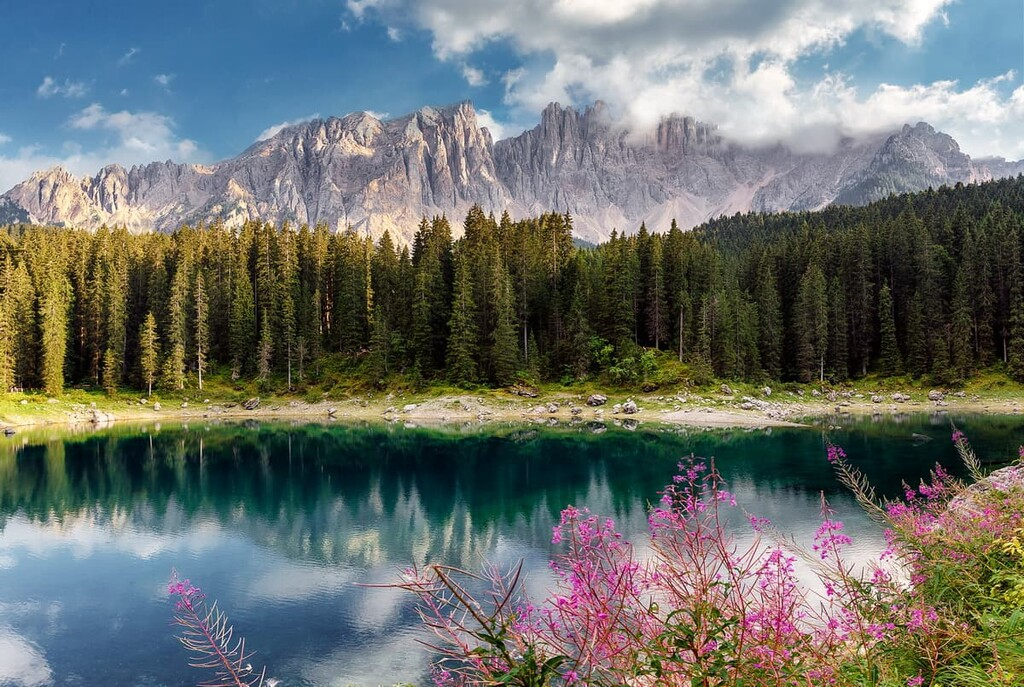
%> input picture CV08/latemar.jpg, 1024 x 687 px
$ octave PTV_CV_8.m   (GNU Octave 9; MATLAB toolbox functions it lacks are replaced by stand-ins)
%> lines starting %> are read from the running program, lines starting %| are printed output that depends on the picture

%% Ukol 1 Základy práce s obrazy

% a) Načtěte obrazek latemar.jpg (nebo jakoukoliv svoji fotografii) do proměnné obr.
% Obraz zobrazte za pomoci různých funkcí k tomu určených. Viz přednáška. Do jednoho figure
% zobrazte oba způsoby.
clear all; clear; clc;
img = imread('latemar.jpg');
%> img is the input picture: size 687x1024x3 uint8; mean R, G, B 107, 112.7, 108.6
figure(1);
subplot(1,2,1);
imshow(img);
subplot(1,2,2);
image(img);

% b) Převeďte obraz na obraz šedotonový a opět ho zobrazte oběma způsoby.

gray = rgb2gray(img);
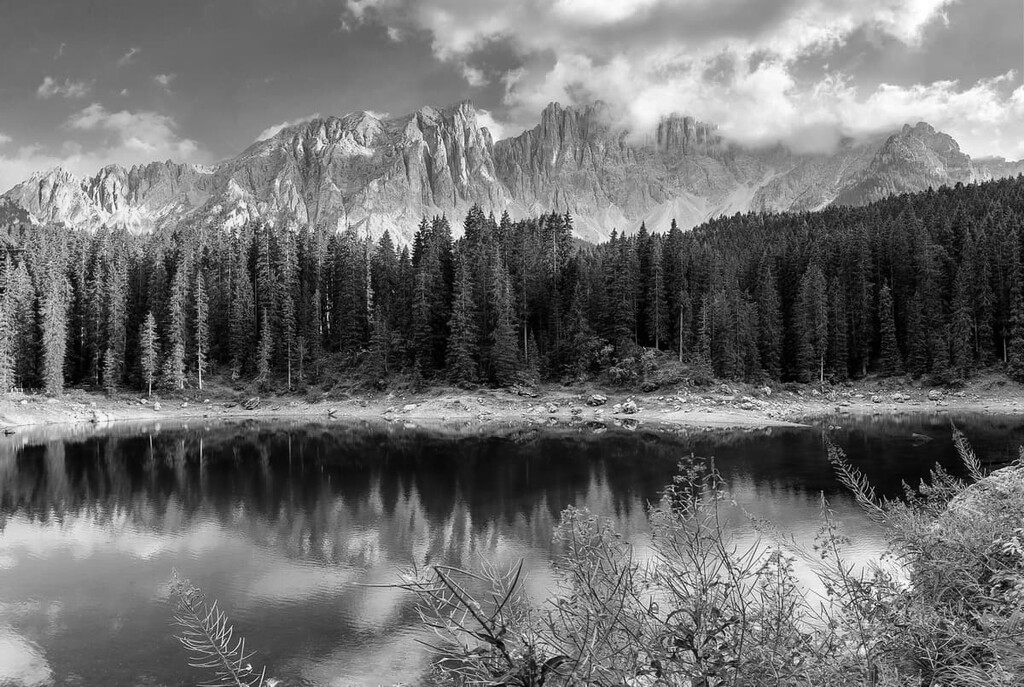
%> gray: size 687x1024 uint8; min 0, max 255, mean 110.5
figure(2);
subplot(1,2,1);
imshow(gray);
subplot(1,2,2);
image(gray);
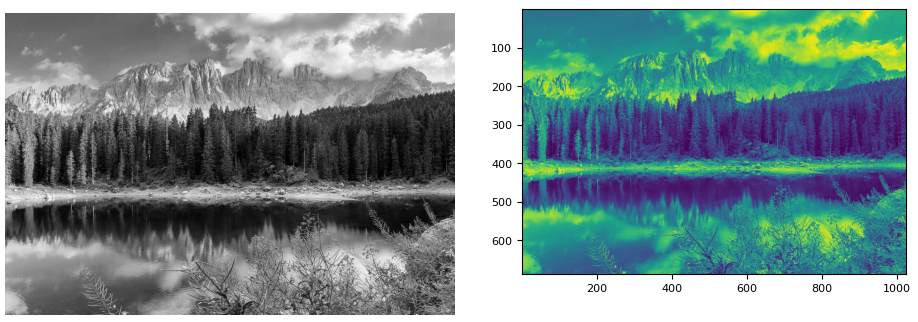
%> figure redrawn from the program's plot data, 2 panels

% c) Zobrazte obraz s použitím dvou různých colormap. Tzn. nejprve ho
% musíte převést na indexovaný obraz.

figure(3);
subplot(1,2,1);
imshow(gray, jet(256));
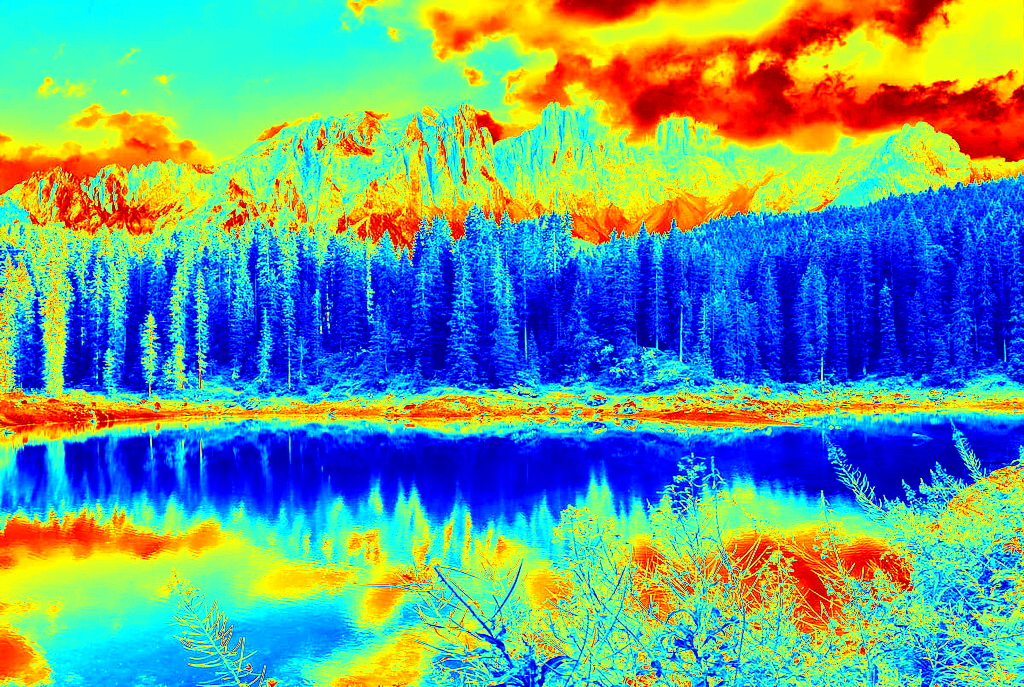
%> displayed picture: size 687x1024x3, on the screen's scale of 0 to 255; mean R, G, B 104.3, 157, 142.9
subplot(1,2,2);
imshow(gray, hot(256));
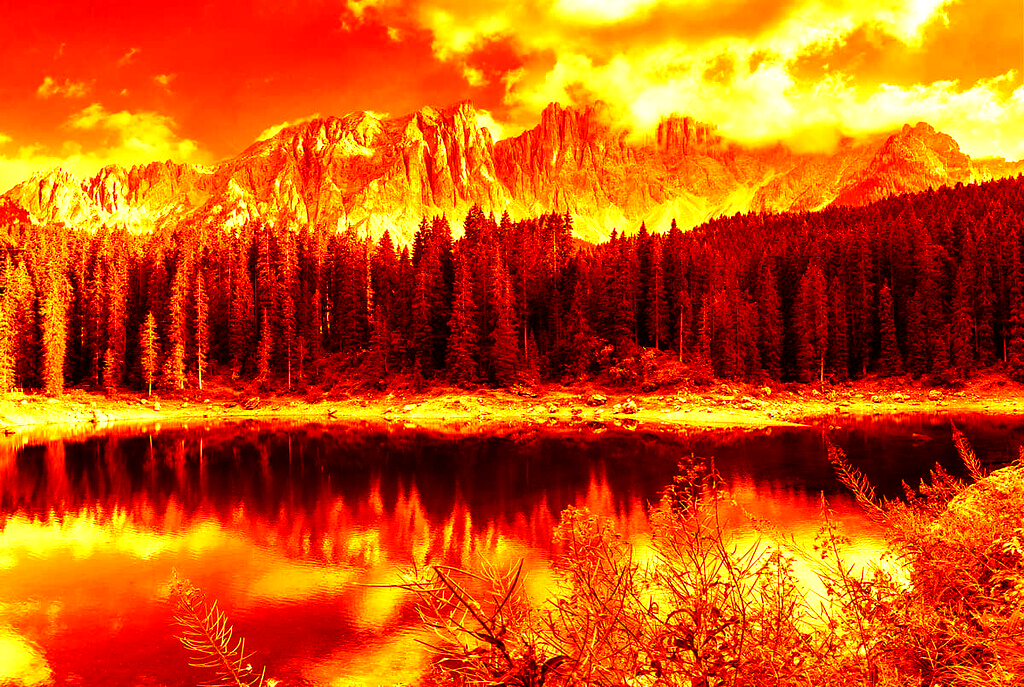
%> displayed picture: size 687x1024x3, on the screen's scale of 0 to 255; mean R, G, B 205.1, 84.5, 10.1


% d) Načtěte obraz corn.tif (z datasetu Maltabu). Převeďte ho na RGB
% formát.

%> (the run ends here)
